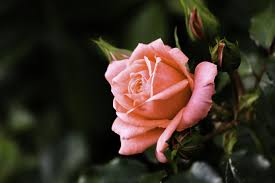
#> input picture fig.jpeg, 275 x 183 px, found by its file name
$ python 6-Thresholdtool.py
#> lines starting #> are read from the running program, lines starting #| are printed output that depends on the picture; after the words box and inside, x2 and y2 are one past the last pixel; in counts of white or black regions, pixels touching at a corner belong together
import cv2
import numpy as np
from matplotlib import pyplot as plt
import os

# Replace with the absolute path to your image file
image_path = r'e:\trial\Python files\fig.jpeg'

# Check if the image file exists
if not os.path.exists(image_path):
    raise FileNotFoundError(f"Image file not found at {image_path}")

# Load the image in grayscale
image = cv2.imread(image_path, cv2.IMREAD_GRAYSCALE)
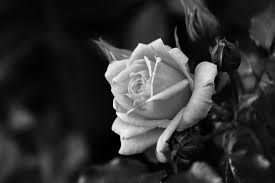
#> image: shape (183, 275); min 0, max 253, mean 48.9

# Check if the image was loaded successfully
if image is None:
    raise ValueError(f"Failed to load image from {image_path}")

# Apply global thresholding (binary)
# cv2.threshold(source_image, threshold_value, max_value, thresholding_type)
# source_image: input image
# threshold_value: the value used to classify the pixel values
# max_value: the value to be given if the pixel value is more than the threshold value
# thresholding_type: type of thresholding (e.g., cv2.THRESH_BINARY)
_, binary_thresh = cv2.threshold(image, 127, 255, cv2.THRESH_BINARY)
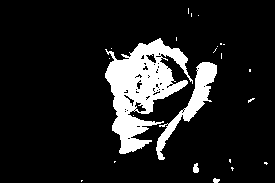
#> binary_thresh: shape (183, 275); 12.2% white; 23 white regions (19 under 20 px), largest, box (x1, y1, x2, y2) and area: (105, 38, 193, 154) 4698, (156, 62, 217, 160) 1308, (193, 163, 199, 173) 46, (213, 178, 220, 183) 26

# Apply adaptive thresholding (mean)
# cv2.adaptiveThreshold(source_image, max_value, adaptive_method, thresholding_type, block_size, C)
# source_image: input image
# max_value: the value to be given to the pixel if the condition is satisfied
# adaptive_method: adaptive thresholding algorithm to use (e.g., cv2.ADAPTIVE_THRESH_MEAN_C)
# thresholding_type: type of thresholding (e.g., cv2.THRESH_BINARY)
# block_size: size of the neighborhood area used to calculate the threshold value
# C: constant subtracted from the mean or weighted sum of the neighborhood pixels
adaptive_thresh_mean = cv2.adaptiveThreshold(image, 255, cv2.ADAPTIVE_THRESH_MEAN_C,
                                             cv2.THRESH_BINARY, 11, 2)
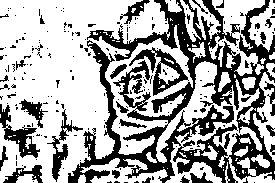
#> adaptive_thresh_mean: shape (183, 275); 65% white; 202 black regions (172 under 20 px), largest, box (x1, y1, x2, y2) and area: (68, 0, 275, 183) 12846, (129, 47, 189, 96) 815, (0, 104, 40, 158) 709

# Apply adaptive thresholding (Gaussian)
adaptive_thresh_gaussian = cv2.adaptiveThreshold(image, 255, cv2.ADAPTIVE_THRESH_GAUSSIAN_C,
                                                 cv2.THRESH_BINARY, 11, 2)
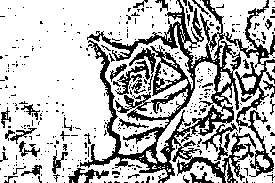
#> adaptive_thresh_gaussian: shape (183, 275); 72.8% white; 379 black regions (337 under 20 px), largest, box (x1, y1, x2, y2) and area: (80, 0, 275, 183) 9434, (115, 60, 150, 95) 322, (202, 123, 238, 161) 276

# Apply Otsu's thresholding
# Otsu's thresholding automatically determines the optimal threshold value
# cv2.threshold(source_image, threshold_value, max_value, thresholding_type)
# source_image: input image
# threshold_value: initial threshold value (ignored when using Otsu's method)
# max_value: the value to be given if the pixel value is more than the threshold value
# thresholding_type: type of thresholding (e.g., cv2.THRESH_BINARY + cv2.THRESH_OTSU)
_, otsu_thresh = cv2.threshold(image, 0, 255, cv2.THRESH_BINARY + cv2.THRESH_OTSU)
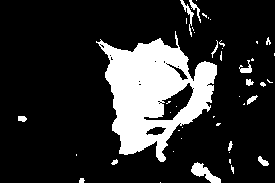
#> otsu_thresh: shape (183, 275); 17.9% white; 45 white regions (30 under 20 px), largest, box (x1, y1, x2, y2) and area: (96, 31, 217, 162) 7964, (191, 162, 221, 183) 276, (180, 0, 194, 37) 110

# Plotting the images
titles = ['Original Image', 'Binary Thresholding', 'Adaptive Mean Thresholding',
          'Adaptive Gaussian Thresholding', 'Otsu\'s Thresholding']

images = [image, binary_thresh, adaptive_thresh_mean, adaptive_thresh_gaussian, otsu_thresh]

plt.figure(figsize=(10, 10))
for i in range(5):
    plt.subplot(2, 3, i+1), plt.imshow(images[i], 'gray')
    plt.title(titles[i])
    plt.xticks([]), plt.yticks([])
plt.tight_layout()
plt.show()
